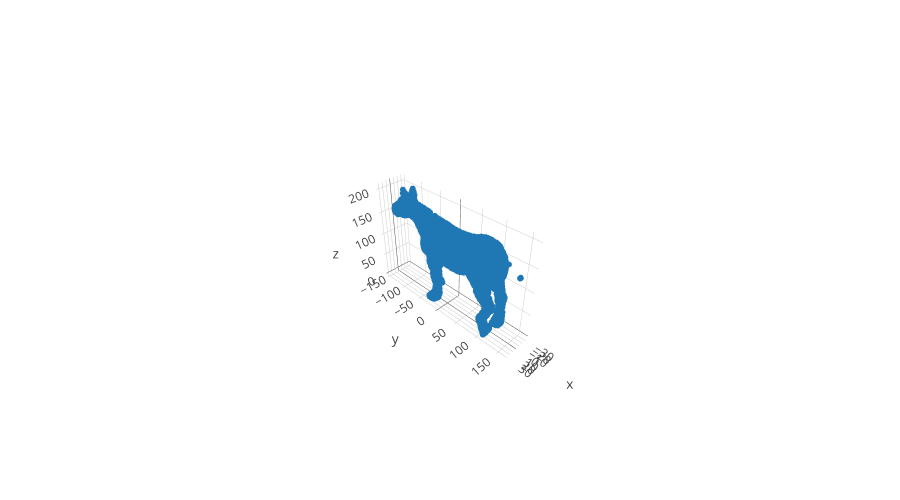

Here is the notebook cell this chart was saved with:
### Markdown cell above
Hasonlóan a spirál elkészítéséhez itt is definiáljuk a trace, layout és ábra objektumokat. Vajon milyen hatásai vannak a különböző opcióknak amiket a `Scatter3d`-nek és a `Layout`-nak megadunk ?

### Code cell
# trace objektum létrehozása
trace_3D = Scatter3d(x=x_tengely, y=y_tengely, z=z_tengely, mode='markers', marker = dict(size=2))
adatok_3D = [trace_3D]
#layout objektum létrehoozása
layout_3D = Layout(width=900,height=500,scene=dict(aspectmode='manual', aspectratio = dict(x=0.2, y=1, z=2/3)))
#ábra létrehozása és megjelenítése
fig_3D = Figure(data=adatok_3D, layout=layout_3D)
iplot(fig_3D)

### Figure 1 — Plotly figure (JSON) as saved in the notebook; plotly's stock layout.template omitted (floating-point values rounded to 4 significant figures; data arrays with more than 128 entries replaced by an {"elided": "..."} marker saying what was removed)
{"data": [{"marker": {"size": 2}, "mode": "markers", "type": "scatter3d", "x": {"elided": "3400 float values"}, "y": {"elided": "3400 float values"}, "z": {"elided": "3400 float values"}}], "layout": {"height": 500, "scene": {"aspectmode": "manual", "aspectratio": {"x": 0.2, "y": 1, "z": 0.6667}}, "width": 900}}
